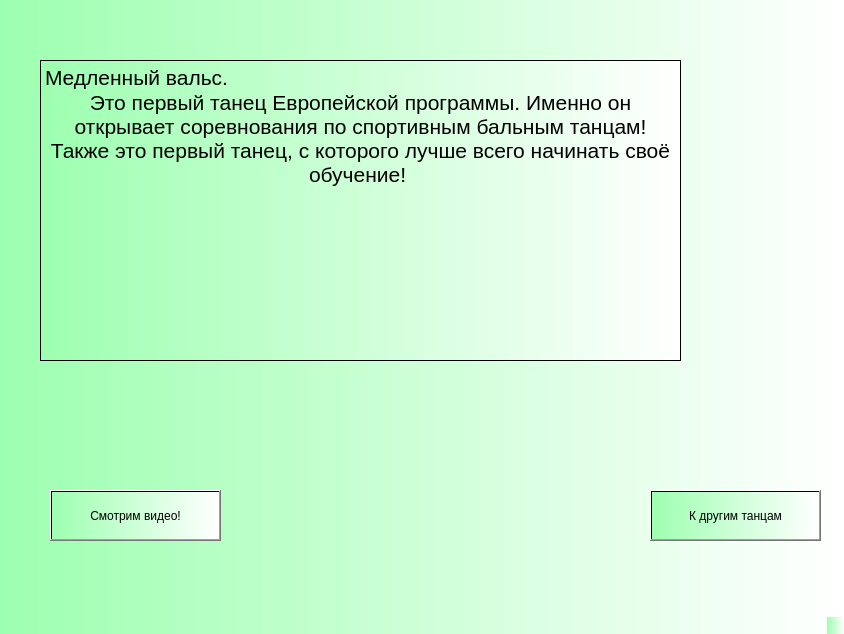
<?xml version="1.0" encoding="UTF-8"?>
<ui version="4.0">
 <class>MainWindow</class>
 <widget class="QMainWindow" name="MainWindow">
  <property name="geometry">
   <rect>
    <x>0</x>
    <y>0</y>
    <width>844</width>
    <height>634</height>
   </rect>
  </property>
  <property name="windowTitle">
   <string>MainWindow</string>
  </property>
  <property name="styleSheet">
   <string notr="true">background-color: qlineargradient(spread:pad, x1:0, y1:0, x2:1, y2:0, stop:0 rgba(157, 255, 176, 255), stop:1 rgba(255, 255, 255, 255));</string>
  </property>
  <widget class="QWidget" name="centralwidget">
   <widget class="QPushButton" name="nazad">
    <property name="geometry">
     <rect>
      <x>650</x>
      <y>490</y>
      <width>171</width>
      <height>51</height>
     </rect>
    </property>
    <property name="text">
     <string>К другим танцам</string>
    </property>
   </widget>
   <widget class="QTextBrowser" name="textBrowser">
    <property name="geometry">
     <rect>
      <x>40</x>
      <y>60</y>
      <width>641</width>
      <height>301</height>
     </rect>
    </property>
    <property name="html">
     <string>&lt;!DOCTYPE HTML PUBLIC &quot;-//W3C//DTD HTML 4.0//EN&quot; &quot;http://www.w3.org/TR/REC-html40/strict.dtd&quot;&gt;
&lt;html&gt;&lt;head&gt;&lt;meta name=&quot;qrichtext&quot; content=&quot;1&quot; /&gt;&lt;style type=&quot;text/css&quot;&gt;
p, li { white-space: pre-wrap; }
&lt;/style&gt;&lt;/head&gt;&lt;body style=&quot; font-family:'MS Shell Dlg 2'; font-size:8pt; font-weight:400; font-style:normal;&quot;&gt;
&lt;p style=&quot; margin-top:0px; margin-bottom:0px; margin-left:0px; margin-right:0px; -qt-block-indent:0; text-indent:0px;&quot;&gt;&lt;span style=&quot; font-size:16pt;&quot;&gt;Медленный вальс.&lt;/span&gt;&lt;/p&gt;
&lt;p align=&quot;center&quot; style=&quot; margin-top:0px; margin-bottom:0px; margin-left:0px; margin-right:0px; -qt-block-indent:0; text-indent:0px;&quot;&gt;&lt;span style=&quot; font-size:16pt;&quot;&gt;Это первый танец Европейской программы. Именно он открывает соревнования по спортивным бальным танцам! Также это первый танец, с которого лучше всего начинать своё обучение! &lt;/span&gt;&lt;/p&gt;&lt;/body&gt;&lt;/html&gt;</string>
    </property>
   </widget>
   <widget class="QPushButton" name="saw">
    <property name="geometry">
     <rect>
      <x>50</x>
      <y>490</y>
      <width>171</width>
      <height>51</height>
     </rect>
    </property>
    <property name="text">
     <string>Смотрим видео!</string>
    </property>
   </widget>
  </widget>
  <widget class="QMenuBar" name="menubar">
   <property name="geometry">
    <rect>
     <x>0</x>
     <y>0</y>
     <width>844</width>
     <height>18</height>
    </rect>
   </property>
  </widget>
  <widget class="QStatusBar" name="statusbar"/>
 </widget>
 <resources/>
 <connections/>
</ui>
